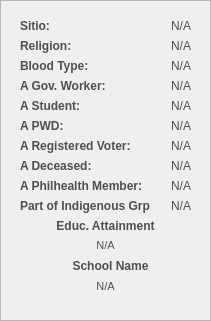
     <widget class="QFrame" name="basePopUpBodyFrame_9">
      <property name="geometry">
       <rect>
        <x>330</x>
        <y>200</y>
        <width>211</width>
        <height>321</height>
       </rect>
      </property>
      <property name="styleSheet">
       <string notr="true">#basePopUpBodyFrame_9 {
	background-color: rgb(247, 247, 247);
	border: 1px solid rgb(194, 194, 194);
	border-radius: 10px;
}</string>
      </property>
      <property name="frameShape">
       <enum>QFrame::Shape::StyledPanel</enum>
      </property>
      <property name="frameShadow">
       <enum>QFrame::Shadow::Raised</enum>
      </property>
      <widget class="QLabel" name="cp_labelReligion">
       <property name="geometry">
        <rect>
         <x>20</x>
         <y>30</y>
         <width>51</width>
         <height>31</height>
        </rect>
       </property>
       <property name="font">
        <font>
         <family>Arial</family>
         <pointsize>9</pointsize>
         <bold>true</bold>
        </font>
       </property>
       <property name="styleSheet">
        <string notr="true">#cp_labelReligion{
	background-color:transparent;
	color:#4f4f4f;
}</string>
       </property>
       <property name="text">
        <string>Religion:</string>
       </property>
       <property name="alignment">
        <set>Qt::AlignmentFlag::AlignLeading|Qt::AlignmentFlag::AlignLeft|Qt::AlignmentFlag::AlignVCenter</set>
       </property>
      </widget>
      <widget class="QLabel" name="cp_displayReligion">
       <property name="geometry">
        <rect>
         <x>80</x>
         <y>30</y>
         <width>111</width>
         <height>31</height>
        </rect>
       </property>
       <property name="font">
        <font>
         <family>Arial</family>
         <pointsize>9</pointsize>
        </font>
       </property>
       <property name="styleSheet">
        <string notr="true">#cp_displayReligion{
	background-color:transparent;
	color:#4f4f4f;
}</string>
       </property>
       <property name="text">
        <string>N/A</string>
       </property>
       <property name="alignment">
        <set>Qt::AlignmentFlag::AlignRight|Qt::AlignmentFlag::AlignTrailing|Qt::AlignmentFlag::AlignVCenter</set>
       </property>
      </widget>
      <widget class="QLabel" name="cp_labelBloodType">
       <property name="geometry">
        <rect>
         <x>20</x>
         <y>50</y>
         <width>81</width>
         <height>31</height>
        </rect>
       </property>
       <property name="font">
        <font>
         <family>Arial</family>
         <pointsize>9</pointsize>
         <bold>true</bold>
        </font>
       </property>
       <property name="styleSheet">
        <string notr="true">#cp_labelBloodType{
	background-color:transparent;
	color:#4f4f4f;
}</string>
       </property>
       <property name="text">
        <string>Blood Type:</string>
       </property>
       <property name="alignment">
        <set>Qt::AlignmentFlag::AlignLeading|Qt::AlignmentFlag::AlignLeft|Qt::AlignmentFlag::AlignVCenter</set>
       </property>
      </widget>
      <widget class="QLabel" name="cp_displayBloodType">
       <property name="geometry">
        <rect>
         <x>100</x>
         <y>50</y>
         <width>91</width>
         <height>31</height>
        </rect>
       </property>
       <property name="font">
        <font>
         <family>Arial</family>
         <pointsize>9</pointsize>
        </font>
       </property>
       <property name="styleSheet">
        <string notr="true">#cp_displayBloodType{
	background-color:transparent;
	color:#4f4f4f;
}</string>
       </property>
       <property name="text">
        <string>N/A</string>
       </property>
       <property name="alignment">
        <set>Qt::AlignmentFlag::AlignRight|Qt::AlignmentFlag::AlignTrailing|Qt::AlignmentFlag::AlignVCenter</set>
       </property>
      </widget>
      <widget class="QLabel" name="cp_displayStudent">
       <property name="geometry">
        <rect>
         <x>150</x>
         <y>90</y>
         <width>41</width>
         <height>31</height>
        </rect>
       </property>
       <property name="font">
        <font>
         <family>Arial</family>
         <pointsize>9</pointsize>
        </font>
       </property>
       <property name="styleSheet">
        <string notr="true">#cp_displayStudent{
	background-color:transparent;
	color:#4f4f4f;
}</string>
       </property>
       <property name="text">
        <string>N/A</string>
       </property>
       <property name="alignment">
        <set>Qt::AlignmentFlag::AlignRight|Qt::AlignmentFlag::AlignTrailing|Qt::AlignmentFlag::AlignVCenter</set>
       </property>
      </widget>
      <widget class="QLabel" name="cp_labelGovWorker">
       <property name="geometry">
        <rect>
         <x>20</x>
         <y>70</y>
         <width>91</width>
         <height>31</height>
        </rect>
       </property>
       <property name="font">
        <font>
         <family>Arial</family>
         <pointsize>9</pointsize>
         <bold>true</bold>
        </font>
       </property>
       <property name="styleSheet">
        <string notr="true">#cp_labelGovWorker{
	background-color:transparent;
	color:#4f4f4f;
}</string>
       </property>
       <property name="text">
        <string>A Gov. Worker:</string>
       </property>
       <property name="alignment">
        <set>Qt::AlignmentFlag::AlignLeading|Qt::AlignmentFlag::AlignLeft|Qt::AlignmentFlag::AlignVCenter</set>
       </property>
      </widget>
      <widget class="QLabel" name="cp_labelStudent">
       <property name="geometry">
        <rect>
         <x>20</x>
         <y>90</y>
         <width>81</width>
         <height>31</height>
        </rect>
       </property>
       <property name="font">
        <font>
         <family>Arial</family>
         <pointsize>9</pointsize>
         <bold>true</bold>
        </font>
       </property>
       <property name="styleSheet">
        <string notr="true">#cp_labelStudent{
	background-color:transparent;
	color:#4f4f4f;
}</string>
       </property>
       <property name="text">
        <string>A Student:</string>
       </property>
       <property name="alignment">
        <set>Qt::AlignmentFlag::AlignLeading|Qt::AlignmentFlag::AlignLeft|Qt::AlignmentFlag::AlignVCenter</set>
       </property>
      </widget>
      <widget class="QLabel" name="cp_displayGovWorker">
       <property name="geometry">
        <rect>
         <x>150</x>
         <y>70</y>
         <width>41</width>
         <height>31</height>
        </rect>
       </property>
       <property name="font">
        <font>
         <family>Arial</family>
         <pointsize>9</pointsize>
        </font>
       </property>
       <property name="styleSheet">
        <string notr="true">#cp_displayGovWorker{
	background-color:transparent;
	color:#4f4f4f;
}</string>
       </property>
       <property name="text">
        <string>N/A</string>
       </property>
       <property name="alignment">
        <set>Qt::AlignmentFlag::AlignRight|Qt::AlignmentFlag::AlignTrailing|Qt::AlignmentFlag::AlignVCenter</set>
       </property>
      </widget>
      <widget class="QLabel" name="cp_displayRegisteredVoter">
       <property name="geometry">
        <rect>
         <x>150</x>
         <y>130</y>
         <width>41</width>
         <height>31</height>
        </rect>
       </property>
       <property name="font">
        <font>
         <family>Arial</family>
         <pointsize>9</pointsize>
        </font>
       </property>
       <property name="styleSheet">
        <string notr="true">#cp_displayRegisteredVoter{
	background-color:transparent;
	color:#4f4f4f;
}</string>
       </property>
       <property name="text">
        <string>N/A</string>
       </property>
       <property name="alignment">
        <set>Qt::AlignmentFlag::AlignRight|Qt::AlignmentFlag::AlignTrailing|Qt::AlignmentFlag::AlignVCenter</set>
       </property>
      </widget>
      <widget class="QLabel" name="cp_displayPWD">
       <property name="geometry">
        <rect>
         <x>150</x>
         <y>110</y>
         <width>41</width>
         <height>31</height>
        </rect>
       </property>
       <property name="font">
        <font>
         <family>Arial</family>
         <pointsize>9</pointsize>
        </font>
       </property>
       <property name="styleSheet">
        <string notr="true">#cp_displayPWD{
	background-color:transparent;
	color:#4f4f4f;
}</string>
       </property>
       <property name="text">
        <string>N/A</string>
       </property>
       <property name="alignment">
        <set>Qt::AlignmentFlag::AlignRight|Qt::AlignmentFlag::AlignTrailing|Qt::AlignmentFlag::AlignVCenter</set>
       </property>
      </widget>
      <widget class="QLabel" name="cp_labelRegisteredVoter">
       <property name="geometry">
        <rect>
         <x>20</x>
         <y>130</y>
         <width>111</width>
         <height>31</height>
        </rect>
       </property>
       <property name="font">
        <font>
         <family>Arial</family>
         <pointsize>9</pointsize>
         <bold>true</bold>
        </font>
       </property>
       <property name="styleSheet">
        <string notr="true">#cp_labelRegisteredVoter{
	background-color:transparent;
	color:#4f4f4f;
}</string>
       </property>
       <property name="text">
        <string>A Registered Voter:</string>
       </property>
       <property name="alignment">
        <set>Qt::AlignmentFlag::AlignLeading|Qt::AlignmentFlag::AlignLeft|Qt::AlignmentFlag::AlignVCenter</set>
       </property>
      </widget>
      <widget class="QLabel" name="cp_labelPWD">
       <property name="geometry">
        <rect>
         <x>20</x>
         <y>110</y>
         <width>91</width>
         <height>31</height>
        </rect>
       </property>
       <property name="font">
        <font>
         <family>Arial</family>
         <pointsize>9</pointsize>
         <bold>true</bold>
        </font>
       </property>
       <property name="styleSheet">
        <string notr="true">#cp_labelPWD{
	background-color:transparent;
	color:#4f4f4f;
}</string>
       </property>
       <property name="text">
        <string>A PWD:</string>
       </property>
       <property name="alignment">
        <set>Qt::AlignmentFlag::AlignLeading|Qt::AlignmentFlag::AlignLeft|Qt::AlignmentFlag::AlignVCenter</set>
       </property>
      </widget>
      <widget class="QLabel" name="cp_labelDeceased">
       <property name="geometry">
        <rect>
         <x>20</x>
         <y>150</y>
         <width>101</width>
         <height>31</height>
        </rect>
       </property>
       <property name="font">
        <font>
         <family>Arial</family>
         <pointsize>9</pointsize>
         <bold>true</bold>
        </font>
       </property>
       <property name="styleSheet">
        <string notr="true">#cp_labelDeceased{
	background-color:transparent;
	color:#4f4f4f;
}</string>
       </property>
       <property name="text">
        <string>A Deceased:</string>
       </property>
       <property name="alignment">
        <set>Qt::AlignmentFlag::AlignLeading|Qt::AlignmentFlag::AlignLeft|Qt::AlignmentFlag::AlignVCenter</set>
       </property>
      </widget>
      <widget class="QLabel" name="cp_displayStudent_3">
       <property name="geometry">
        <rect>
         <x>180</x>
         <y>140</y>
         <width>91</width>
         <height>31</height>
        </rect>
       </property>
       <property name="font">
        <font>
         <family>Arial</family>
         <pointsize>9</pointsize>
        </font>
       </property>
       <property name="styleSheet">
        <string notr="true">#cp_displayStudent{
	background-color:transparent;
	color:#4f4f4f;
}</string>
       </property>
       <property name="text">
        <string>N/A</string>
       </property>
       <property name="alignment">
        <set>Qt::AlignmentFlag::AlignRight|Qt::AlignmentFlag::AlignTrailing|Qt::AlignmentFlag::AlignVCenter</set>
       </property>
      </widget>
      <widget class="QLabel" name="cp_displayDeceased">
       <property name="geometry">
        <rect>
         <x>150</x>
         <y>150</y>
         <width>41</width>
         <height>31</height>
        </rect>
       </property>
       <property name="font">
        <font>
         <family>Arial</family>
         <pointsize>9</pointsize>
        </font>
       </property>
       <property name="styleSheet">
        <string notr="true">#cp_displayDeceased{
	background-color:transparent;
	color:#4f4f4f;
}</string>
       </property>
       <property name="text">
        <string>N/A</string>
       </property>
       <property name="alignment">
        <set>Qt::AlignmentFlag::AlignRight|Qt::AlignmentFlag::AlignTrailing|Qt::AlignmentFlag::AlignVCenter</set>
       </property>
      </widget>
      <widget class="QLabel" name="cp_labelPhilMem">
       <property name="geometry">
        <rect>
         <x>20</x>
         <y>170</y>
         <width>121</width>
         <height>31</height>
        </rect>
       </property>
       <property name="font">
        <font>
         <family>Arial</family>
         <pointsize>9</pointsize>
         <bold>true</bold>
        </font>
       </property>
       <property name="styleSheet">
        <string notr="true">#cp_labelPhilMem{
	background-color:transparent;
	color:#4f4f4f;
}</string>
       </property>
       <property name="text">
        <string>A Philhealth Member:</string>
       </property>
       <property name="alignment">
        <set>Qt::AlignmentFlag::AlignLeading|Qt::AlignmentFlag::AlignLeft|Qt::AlignmentFlag::AlignVCenter</set>
       </property>
      </widget>
      <widget class="QLabel" name="cp_displayPhilMem">
       <property name="geometry">
        <rect>
         <x>150</x>
         <y>170</y>
         <width>41</width>
         <height>31</height>
        </rect>
       </property>
       <property name="font">
        <font>
         <family>Arial</family>
         <pointsize>9</pointsize>
        </font>
       </property>
       <property name="styleSheet">
        <string notr="true">#cp_displayPhilMem{
	background-color:transparent;
	color:#4f4f4f;
}</string>
       </property>
       <property name="text">
        <string>N/A</string>
       </property>
       <property name="alignment">
        <set>Qt::AlignmentFlag::AlignRight|Qt::AlignmentFlag::AlignTrailing|Qt::AlignmentFlag::AlignVCenter</set>
       </property>
      </widget>
      <widget class="QLabel" name="cp_labelPartOfIndigenousGroup">
       <property name="geometry">
        <rect>
         <x>20</x>
         <y>190</y>
         <width>131</width>
         <height>31</height>
        </rect>
       </property>
       <property name="font">
        <font>
         <family>Arial</family>
         <pointsize>9</pointsize>
         <bold>true</bold>
        </font>
       </property>
       <property name="styleSheet">
        <string notr="true">#cp_labelPartOfIndigenousGroup{
	background-color:transparent;
	color:#4f4f4f;
}</string>
       </property>
       <property name="text">
        <string>Part of Indigenous Grp:</string>
       </property>
       <property name="alignment">
        <set>Qt::AlignmentFlag::AlignLeading|Qt::AlignmentFlag::AlignLeft|Qt::AlignmentFlag::AlignVCenter</set>
       </property>
      </widget>
      <widget class="QLabel" name="cp_displayPartOfIndigenousGroup">
       <property name="geometry">
        <rect>
         <x>150</x>
         <y>190</y>
         <width>41</width>
         <height>31</height>
        </rect>
       </property>
       <property name="font">
        <font>
         <family>Arial</family>
         <pointsize>9</pointsize>
        </font>
       </property>
       <property name="styleSheet">
        <string notr="true">#cp_displayPartOfIndigenousGroup{
	background-color:transparent;
	color:#4f4f4f;
}</string>
       </property>
       <property name="text">
        <string>N/A</string>
       </property>
       <property name="alignment">
        <set>Qt::AlignmentFlag::AlignRight|Qt::AlignmentFlag::AlignTrailing|Qt::AlignmentFlag::AlignVCenter</set>
       </property>
      </widget>
      <widget class="QLabel" name="cp_labelSitio">
       <property name="geometry">
        <rect>
         <x>20</x>
         <y>10</y>
         <width>91</width>
         <height>31</height>
        </rect>
       </property>
       <property name="font">
        <font>
         <family>Arial</family>
         <pointsize>9</pointsize>
         <bold>true</bold>
        </font>
       </property>
       <property name="styleSheet">
        <string notr="true">#cp_labelSitio{
	background-color:transparent;
	color:#4f4f4f;
}</string>
       </property>
       <property name="text">
        <string>Sitio:</string>
       </property>
       <property name="alignment">
        <set>Qt::AlignmentFlag::AlignLeading|Qt::AlignmentFlag::AlignLeft|Qt::AlignmentFlag::AlignVCenter</set>
       </property>
      </widget>
      <widget class="QLabel" name="cp_displaySitio">
       <property name="geometry">
        <rect>
         <x>60</x>
         <y>10</y>
         <width>131</width>
         <height>31</height>
        </rect>
       </property>
       <property name="font">
        <font>
         <family>Arial</family>
         <pointsize>9</pointsize>
        </font>
       </property>
       <property name="styleSheet">
        <string notr="true">#cp_displaySitio{
	background-color:transparent;
	color:#4f4f4f;
}</string>
       </property>
       <property name="text">
        <string>N/A</string>
       </property>
       <property name="alignment">
        <set>Qt::AlignmentFlag::AlignRight|Qt::AlignmentFlag::AlignTrailing|Qt::AlignmentFlag::AlignVCenter</set>
       </property>
      </widget>
      <widget class="QLabel" name="cp_labelEducationalAttainment">
       <property name="geometry">
        <rect>
         <x>20</x>
         <y>210</y>
         <width>171</width>
         <height>31</height>
        </rect>
       </property>
       <property name="font">
        <font>
         <family>Arial</family>
         <pointsize>9</pointsize>
         <bold>true</bold>
        </font>
       </property>
       <property name="styleSheet">
        <string notr="true">#cp_labelEducationalAttainment{
	background-color:transparent;
	color:#4f4f4f;
}</string>
       </property>
       <property name="text">
        <string>Educ. Attainment</string>
       </property>
       <property name="alignment">
        <set>Qt::AlignmentFlag::AlignCenter</set>
       </property>
      </widget>
      <widget class="QLabel" name="cp_displayEducationalAttainment">
       <property name="geometry">
        <rect>
         <x>20</x>
         <y>230</y>
         <width>171</width>
         <height>31</height>
        </rect>
       </property>
       <property name="font">
        <font>
         <family>Arial</family>
         <pointsize>8</pointsize>
        </font>
       </property>
       <property name="styleSheet">
        <string notr="true">#cp_displayEducationalAttainment{
	background-color:transparent;
	color:#4f4f4f;
}</string>
       </property>
       <property name="text">
        <string>N/A</string>
       </property>
       <property name="alignment">
        <set>Qt::AlignmentFlag::AlignCenter</set>
       </property>
      </widget>
      <widget class="QLabel" name="cp_labelSchoolName">
       <property name="geometry">
        <rect>
         <x>60</x>
         <y>250</y>
         <width>101</width>
         <height>31</height>
        </rect>
       </property>
       <property name="font">
        <font>
         <family>Arial</family>
         <pointsize>9</pointsize>
         <bold>true</bold>
        </font>
       </property>
       <property name="styleSheet">
        <string notr="true">#cp_labelSchoolName{
	background-color:transparent;
	color:#4f4f4f;
}</string>
       </property>
       <property name="text">
        <string>School Name</string>
       </property>
       <property name="alignment">
        <set>Qt::AlignmentFlag::AlignCenter</set>
       </property>
      </widget>
      <widget class="QLabel" name="cp_displaySchoolName">
       <property name="geometry">
        <rect>
         <x>20</x>
         <y>280</y>
         <width>171</width>
         <height>31</height>
        </rect>
       </property>
       <property name="font">
        <font>
         <family>Arial</family>
         <pointsize>8</pointsize>
        </font>
       </property>
       <property name="styleSheet">
        <string notr="true">#cp_displaySchoolName{
	background-color:transparent;
	color:#4f4f4f;
}</string>
       </property>
       <property name="text">
        <string>N/A</string>
       </property>
       <property name="alignment">
        <set>Qt::AlignmentFlag::AlignHCenter|Qt::AlignmentFlag::AlignTop</set>
       </property>
       <property name="wordWrap">
        <bool>true</bool>
       </property>
      </widget>
     </widget>
